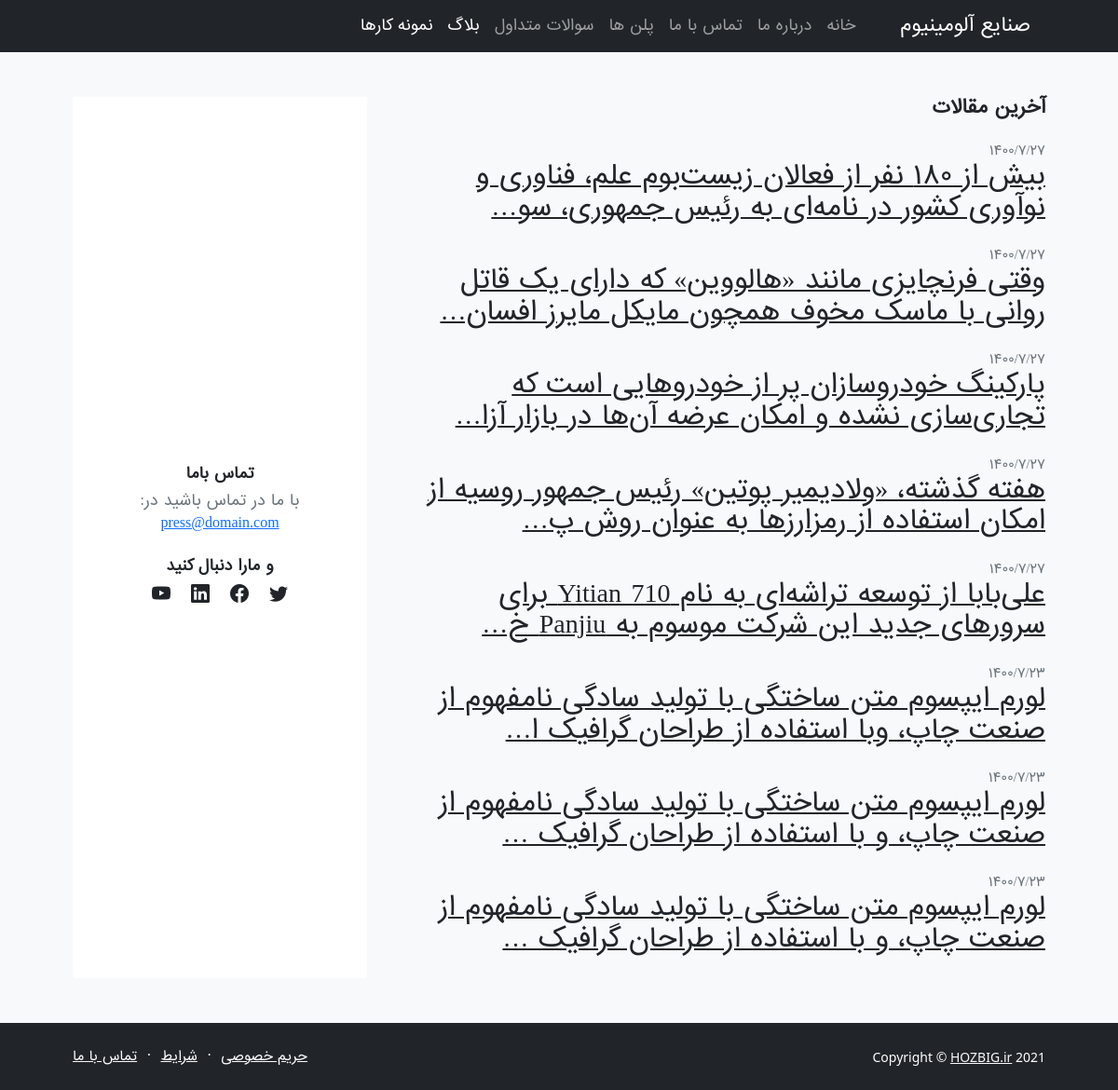
The app's page /blog/list, older data.
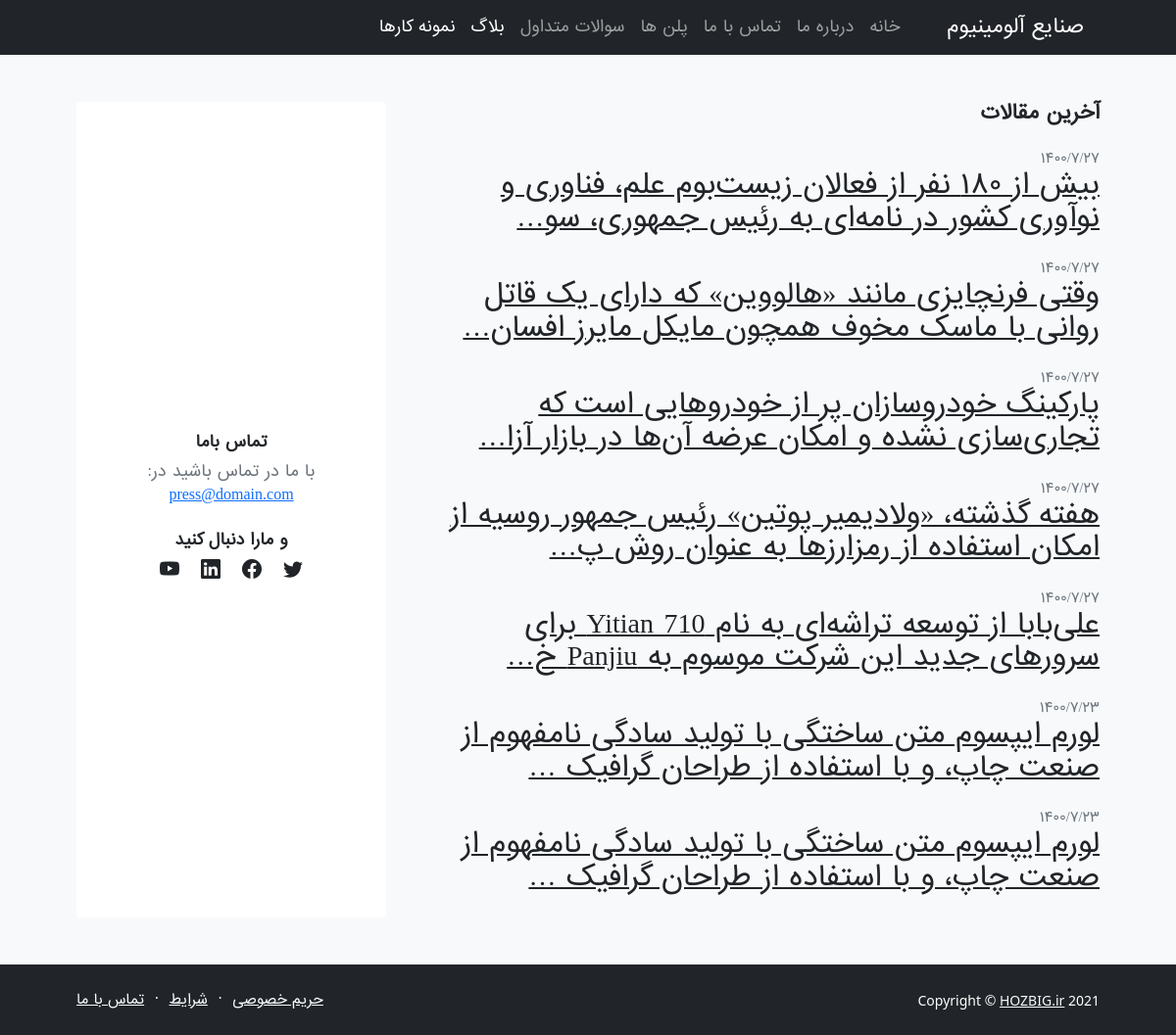
The same page, newer data.
### blog_articel/models.py (models this page shows, shortened)
class Article(models.Model):
    title = models.CharField(max_length=150, )
    slug = models.SlugField(blank=True, default="", unique=True, )
    text = models.TextField(null=True, blank=True, )
    image = models.ImageField(upload_to="articles-image/", null=True, blank=False, )
    time_for_read = models.IntegerField(default=5)
    category = models.ManyToManyField(Category, related_name="category_rel_name")
    created_time = models.DateTimeField(auto_now_add=True, blank=True, null=True, )
    publish_time = models.DateTimeField(auto_now=True, blank=True, null=True, )
    STATUS_LIST = (
            ("p", "publish"),
            ("d", "draft"),
        )
    status = models.CharField(max_length=1, choices=STATUS_LIST, default="p", )
    suggest = models.BooleanField(default=False, help_text="If true: avaibale to show in suggest field.", )
    def j_created_time(self):
        return jalali_convertor(self.created_time, lang_format="en", time_status="on")
    j_created_time.short_description = "created_time"
    def j_publish_time(self):
        return jalali_convertor(self.publish_time)
    j_publish_time.short_description = "published_time"

### blog/views.py (the view)
# urls.py: path('list', blog_list_view, name= 'blog_list_url'),
def blog_list_view(request):
    context = {
        "page_title": "لیست مقالات",
    }
    return render(request, 'blog/blog-list.html', context)

### blog/templatetags/last_articeles.py (called while the page is built)
@register.inclusion_tag("partials/last-articeles.html")
def last_articeles_tag():
    return {
        'articeles': Article.objects.all().order_by("-created_time"),
    }

### extensions/jalali.py (called while the page is built)
    def persian_tuple(self):
        return self.persian_year, self.persian_month, self.persian_day

### extensions/per_num.py (called while the page is built, shortened)
def persian_number_convertor(my_str, lang_format):
    if lang_format == "fa":
        numbers = {
            "0": "۰",
            "1": "۱",
            "2": "۲",
            "3": "۳",
            "4": "۴",
            "5": "۵",
            "6": "۶",
            "7": "۷",
            "8": "۸",
            "9": "۹",
        }
    for e, p in numbers.items():
        my_str = my_str.replace(e, p)
    return my_str

### templates/blog/blog-list.html
{% extends 'bases/base-templates.html' %}
{% load static %}
{% load last_articeles_library %}
        {% block first_row %}
            {% last_articeles_tag %}
        {% endblock first_row %}

### templates/partials/last-articeles.html
{% load static %}
<section class="py-5 bg-light">
    <div class="container px-5">
        <div class="row gx-5">
            <div class="col-xl-8">
                <h2 class="fw-bolder fs-5 mb-4">آخرین مقالات</h2>
                {% for item in articeles %}
                    <div class="mb-4">
                        <div class="small text-muted">{{item.j_publish_time}}</div>
                        <a class="link-dark" href="{% url 'blog_app:blog_post_url' item.slug %}">
                            <h3>{{item.text|truncatechars:90}}</h3>
                        </a>
                    </div>
                {% endfor %}
            </div>
            <div class="col-xl-4">
                <div class="card border-0 h-100">
                    <div class="card-body p-4">
                        <div class="d-flex h-100 align-items-center justify-content-center">
                            <div class="text-center">
                                <div class="h6 fw-bolder">تماس باما</div>
                                <p class="text-muted mb-4">
                                    با ما در تماس باشید در:
                                    <br />
                                    <a href="#!">press@domain.com</a>
                                </p>
                                <div class="h6 fw-bolder">و مارا دنبال کنید</div>
                                <a class="fs-5 px-2 link-dark" href="#!"><i class="bi-twitter"></i></a>
                                <a class="fs-5 px-2 link-dark" href="#!"><i class="bi-facebook"></i></a>
                                <a class="fs-5 px-2 link-dark" href="#!"><i class="bi-linkedin"></i></a>
                                <a class="fs-5 px-2 link-dark" href="#!"><i class="bi-youtube"></i></a>
                            </div>
                        </div>
                    </div>
                </div>
            </div>
        </div>
    </div>
</section>

Row changes from the older to the newer data that the page shows:
removed Article: j_publish_time "۱۴۰۰/۷/۲۳", text "لورم ایپسوم متن ساختگی با تولید سادگی نامفهوم از صنعت چاپ، وبا استفاده از طراحان گرافیک ا…"
